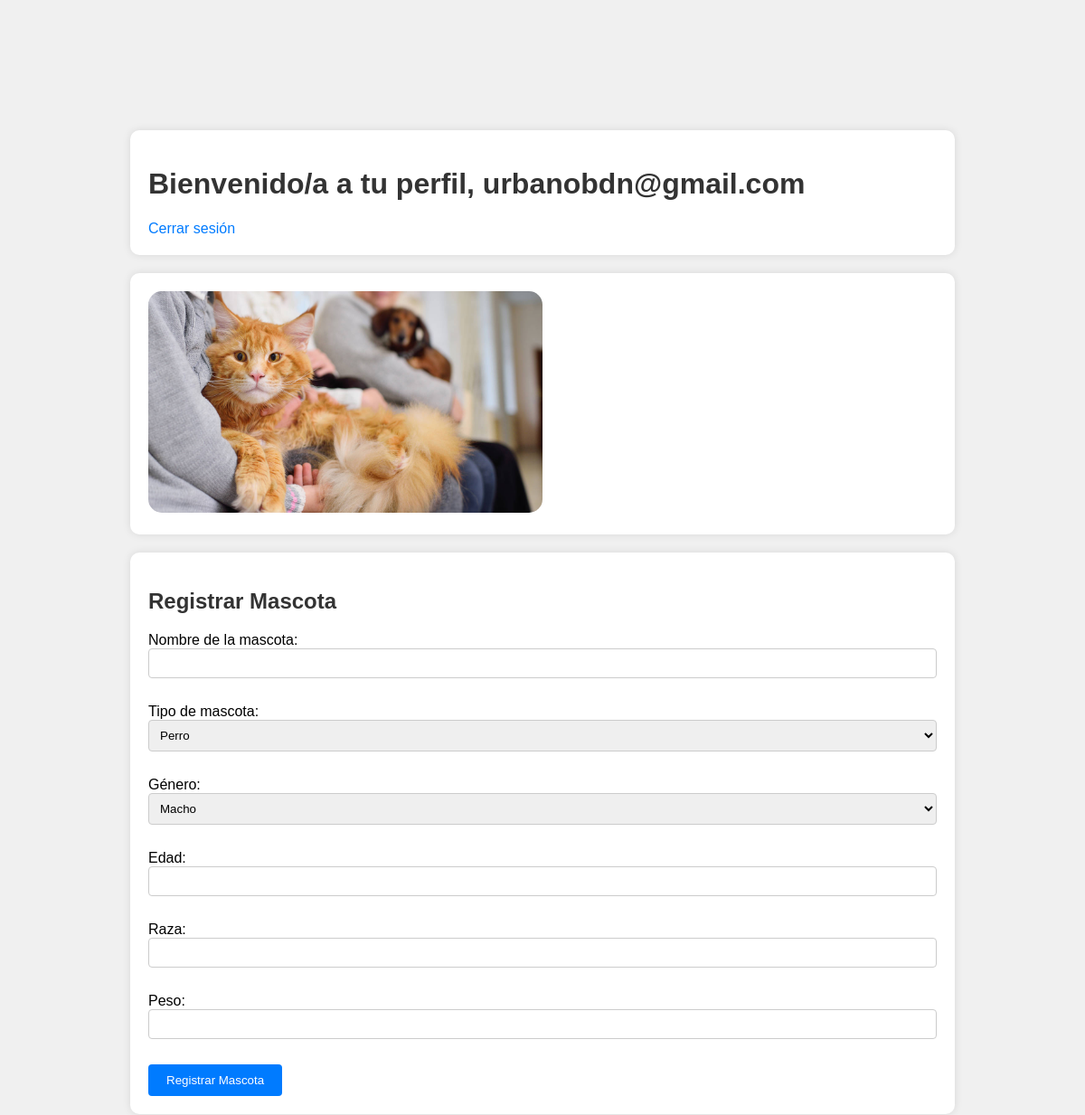
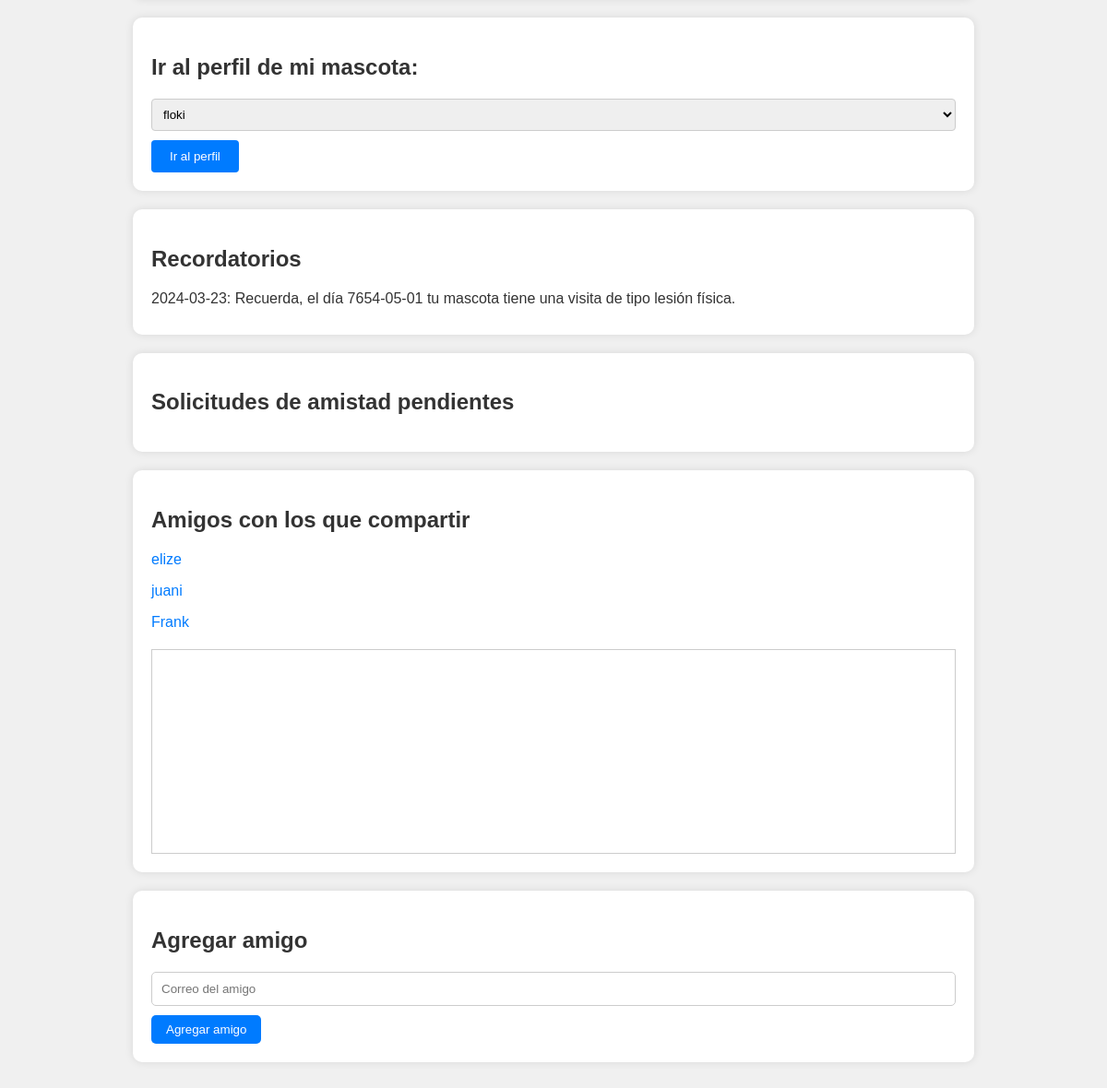
/perfilUsuario.php (signed in), run on the app's committed database (2 pictures, top to bottom).
### tables this page shows
CREATE TABLE `alertas` (
  `id` int(11) NOT NULL,
  `id_usuario` int(11) DEFAULT NULL,
  `mensaje` text DEFAULT NULL,
  `fecha` date DEFAULT NULL
);

CREATE TABLE `usuarios` (
  `id` int(11) NOT NULL,
  `nombre` varchar(50) NOT NULL,
  `correo` varchar(50) NOT NULL,
  `usuario` varchar(50) NOT NULL,
  `contrasena` varchar(50) NOT NULL
);

### perfilUsuario.php (the view, shortened to what this page needs)
<?php
include("conexion.php");
$correo = $_SESSION['usuario'];
$consulta_mascotas = "SELECT id_mascota, nombre_mascota FROM mascotas WHERE id_usuario IN (SELECT id FROM usuarios WHERE correo = '$correo')";
$resultado_mascotas = mysqli_query($conex, $consulta_mascotas);
$consulta_id_usuario = "SELECT id FROM usuarios WHERE correo = '$correo'";
$resultado_id_usuario = mysqli_query($conex, $consulta_id_usuario);
$fila_id_usuario = mysqli_fetch_assoc($resultado_id_usuario);
$id_usuario = $fila_id_usuario['id'];
$consulta_amigos = "SELECT id_usuario1, id_usuario2 FROM amigos WHERE id_usuario1 = '$id_usuario' OR id_usuario2 = '$id_usuario'";
$resultado_amigos = mysqli_query($conex, $consulta_amigos);
?>
<!DOCTYPE html>
<html lang="es">
<head>
    <link rel="stylesheet" href="estiloperfilusuario.css">
</head>
<body>
    <div class="section-container">
    <h1>Bienvenido/a a tu perfil, <?php echo $_SESSION['usuario']; ?></h1>
    <a href="cerrar_sesion.php">Cerrar sesión</a>
    </div>
    <div class="section-container">
    <div class="header-img">
                <img src="img/mascota3.jpg" alt="">
    </div>
    </div>
    <div class="section-container">
    <h2>Registrar Mascota</h2>
    <form action="registrar_mascota.php" method="post">
        <label for="nombre_mascota">Nombre de la mascota:</label>
        <input type="text" id="nombre_mascota" name="nombre_mascota" required><br><br>
        <label for="tipo_mascota">Tipo de mascota:</label>
        <select id="tipo_mascota" name="tipo_mascota" required>
            <option value="Perro">Perro</option>
        </select><br><br>
        <label for="genero">Género:</label>
        <select id="genero" name="genero" required>
            <option value="Macho">Macho</option>
        </select><br><br>
        <label for="edad">Edad:</label>
        <input type="number" id="edad" name="edad" required><br><br>
        <label for="raza">Raza:</label>
        <input type="text" id="raza" name="raza"><br><br>
        <label for="peso">Peso:</label>
        <input type="number" id="peso" name="peso" step="0.01" required><br><br>
        <input type="submit" value="Registrar Mascota">
    </form>
    </div>
    <div class="section-container">
    <h2>Ir al perfil de mi mascota:</h2>
    <form action="perfil_mascota.php" method="get">
        <select name="id_mascota">
            <?php
            while ($fila = mysqli_fetch_assoc($resultado_mascotas)) {
                echo "<option value='" . $fila['id_mascota'] . "'>" . $fila['nombre_mascota'] . "</option>";
            }
            ?>
        </select>
        <input type="submit" value="Ir al perfil">
    </form>
    </div>
    <div class="section-container">
    <h2>Recordatorios</h2>
    <div id="recordatorios">
        <?php
        $consulta_recordatorios = "SELECT mensaje, fecha FROM alertas WHERE id_usuario = $id_usuario ORDER BY fecha DESC";
        $resultado_recordatorios = mysqli_query($conex, $consulta_recordatorios);
        while ($fila_recordatorio = mysqli_fetch_assoc($resultado_recordatorios)) {
            echo "<p>{$fila_recordatorio['fecha']}: {$fila_recordatorio['mensaje']}</p>";
        }
        ?>
    </div>
    </div>
    <div class="section-container">
    <h2>Solicitudes de amistad pendientes</h2>
    </div>
    <div class="section-container">
    <h2>Amigos con los que compartir</h2>
    <div id="lista_amigos">
    <?php
    $amigos = array();
    while ($fila_amigo = mysqli_fetch_assoc($resultado_amigos)) {
        $id_amigo = ($fila_amigo['id_usuario1'] == $id_usuario) ? $fila_amigo['id_usuario2'] : $fila_amigo['id_usuario1'];
        $consulta_estado_amistad = "SELECT estado FROM solicitudes_amistad WHERE (id_usuario_envia = '$id_usuario' AND id_usuario_recibe = '$id_amigo') OR (id_usuario_envia = '$id_amigo' AND id_usuario_recibe = '$id_usuario')";
        $resultado_estado_amistad = mysqli_query($conex, $consulta_estado_amistad);
        $fila_estado_amistad = mysqli_fetch_assoc($resultado_estado_amistad);
        $estado_amistad = $fila_estado_amistad['estado'];
        if ($estado_amistad == 'aceptada') {
            if (!in_array($id_amigo, $amigos)) {
                $amigos[] = $id_amigo;
                $consulta_nombre_amigo = "SELECT nombre FROM usuarios WHERE id = '$id_amigo'";
                $resultado_nombre_amigo = mysqli_query($conex, $consulta_nombre_amigo);
                if(mysqli_num_rows($resultado_nombre_amigo) > 0) {
                    $fila_nombre_amigo = mysqli_fetch_assoc($resultado_nombre_amigo);
                    $nombre_amigo = $fila_nombre_amigo['nombre'];
                    echo "<p><a href='#' class='nombre_amigo' data-id-amigo='$id_amigo'>$nombre_amigo</a></p>";
                } else {
                    echo "<p>No se encontró el nombre del amigo.</p>";
                }
            }
        }
    }
    ?>
    </div>
    <div id="chat_window">
    </div>
    </div>
    <div class="section-container">
    <h2>Agregar amigo</h2>
    <form id="form_agregar_amigo" action="agregar_amigo.php" method="post">
        <input type="text" name="correo_amigo" placeholder="Correo del amigo" required>
        <input type="submit" value="Agregar amigo">
    </form>
    </div>
</body>
</html>

### estiloperfilusuario.css (style rules this page uses)
body { font-family: Arial, sans-serif; margin: 10%; padding: 2%; background-color: #f0f0f0; }
.section-container { margin-bottom: 20px; padding: 20px; background-color: #fff; border-radius: 10px; box-shadow: 0 0 10px rgba(0, 0, 0, 0.1); }
.header-img { width: 50%; flex-basis: 50%; }
.header-img img { max-width: 100%; height: auto; border-radius: 15px; }
h1, h2 { color: #333; }
a { color: #007bff; text-decoration: none; }
input[type="text"], input[type="number"], select { width: 100%; padding: 8px; margin-bottom: 10px; border: 1px solid #ccc; border-radius: 4px; box-sizing: border-box; }
input[type="submit"], button { padding: 10px 20px; background-color: #007bff; color: #fff; border: none; border-radius: 4px; cursor: pointer; }
#recordatorios p { font-size: 16px; color: #333; margin-bottom: 10px; }
#lista_amigos p { font-size: 16px; color: #333; margin-bottom: 10px; }
#lista_amigos a { color: #007bff; text-decoration: none; }
#form_agregar_amigo input[type="text"] { padding: 10px; border-radius: 5px; border: 1px solid #ccc; margin-bottom: 10px; }
#form_agregar_amigo input[type="submit"] { background-color: #007bff; padding: 8px 16px; border: none; border-radius: 5px; cursor: pointer; }
#chat_window { margin-top: 20px; border: 1px solid #ccc; padding: 10px; height: 200px; overflow-y: scroll; }

### data on the page
alertas: fecha "2024-03-23", mensaje "Recuerda, el día 7654-05-01 tu mascota tiene una visita de tipo lesión física."
usuarios: nombre "elize"
usuarios: nombre "juani"
usuarios: nombre "Frank"

### other printed values
$_SESSION['usuario'] "urbanobdn@gmail.com"
form field id_mascota "floki"
